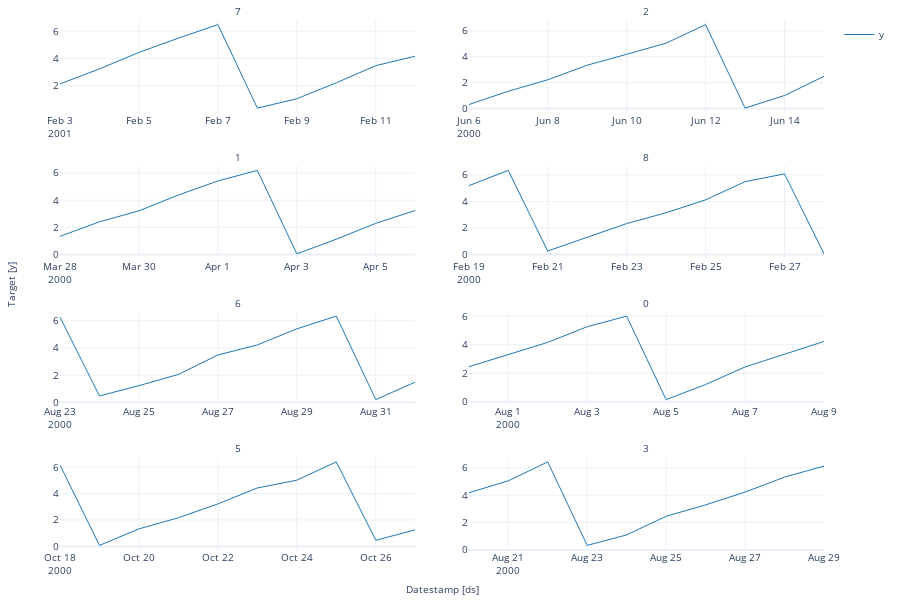

Notebook source saved alongside this figure:
### Code cell
#| hide
fig = StatsForecast.plot(panel_df, max_insample_length=10)
fig.show()

### Figure 1 — Plotly figure (JSON) as saved in the notebook; plotly's stock layout.template omitted (floating-point values rounded to 4 significant figures)
{"data": [{"legendgroup": "y", "line": {"color": "#1f77b4", "width": 1}, "mode": "lines", "name": "y", "showlegend": true, "type": "scatter", "x": ["2001-02-03T00:00:00", "2001-02-04T00:00:00", "2001-02-05T00:00:00", "2001-02-06T00:00:00", "2001-02-07T00:00:00", "2001-02-08T00:00:00", "2001-02-09T00:00:00", "2001-02-10T00:00:00", "2001-02-11T00:00:00", "2001-02-12T00:00:00"], "xaxis": "x", "y": [2.151, 3.248, 4.449, 5.494, 6.479, 0.3852, 1.068, 2.234, 3.484, 4.177], "yaxis": "y"}, {"legendgroup": "y", "line": {"color": "#1f77b4", "width": 1}, "mode": "lines", "name": "y", "showlegend": false, "type": "scatter", "x": ["2000-06-06T00:00:00", "2000-06-07T00:00:00", "2000-06-08T00:00:00", "2000-06-09T00:00:00", "2000-06-10T00:00:00", "2000-06-11T00:00:00", "2000-06-12T00:00:00", "2000-06-13T00:00:00", "2000-06-14T00:00:00", "2000-06-15T00:00:00"], "xaxis": "x2", "y": [0.3059, 1.336, 2.224, 3.348, 4.189, 5.05, 6.48, 0.03622, 1.01, 2.49], "yaxis": "y2"}, {"legendgroup": "y", "line": {"color": "#1f77b4", "width": 1}, "mode": "lines", "name": "y", "showlegend": false, "type": "scatter", "x": ["2000-03-28T00:00:00", "2000-03-29T00:00:00", "2000-03-30T00:00:00", "2000-03-31T00:00:00", "2000-04-01T00:00:00", "2000-04-02T00:00:00", "2000-04-03T00:00:00", "2000-04-04T00:00:00", "2000-04-05T00:00:00", "2000-04-06T00:00:00"], "xaxis": "x3", "y": [1.339, 2.405, 3.216, 4.376, 5.415, 6.19, 0.04827, 1.128, 2.296, 3.238], "yaxis": "y3"}, {"legendgroup": "y", "line": {"color": "#1f77b4", "width": 1}, "mode": "lines", "name": "y", "showlegend": false, "type": "scatter", "x": ["2000-02-19T00:00:00", "2000-02-20T00:00:00", "2000-02-21T00:00:00", "2000-02-22T00:00:00", "2000-02-23T00:00:00", "2000-02-24T00:00:00", "2000-02-25T00:00:00", "2000-02-26T00:00:00", "2000-02-27T00:00:00", "2000-02-28T00:00:00"], "xaxis": "x4", "y": [5.177, 6.334, 0.2544, 1.26, 2.324, 3.138, 4.11, 5.484, 6.069, 0.0405], "yaxis": "y4"}, {"legendgroup": "y", "line": {"color": "#1f77b4", "width": 1}, "mode": "lines", "name": "y", "showlegend": false, "type": "scatter", "x": ["2000-08-23T00:00:00", "2000-08-24T00:00:00", "2000-08-25T00:00:00", "2000-08-26T00:00:00", "2000-08-27T00:00:00", "2000-08-28T00:00:00", "2000-08-29T00:00:00", "2000-08-30T00:00:00", "2000-08-31T00:00:00", "2000-09-01T00:00:00"], "xaxis": "x5", "y": [6.269, 0.4728, 1.231, 2.055, 3.484, 4.226, 5.408, 6.341, 0.2029, 1.491], "yaxis": "y5"}, {"legendgroup": "y", "line": {"color": "#1f77b4", "width": 1}, "mode": "lines", "name": "y", "showlegend": false, "type": "scatter", "x": ["2000-07-31T00:00:00", "2000-08-01T00:00:00", "2000-08-02T00:00:00", "2000-08-03T00:00:00", "2000-08-04T00:00:00", "2000-08-05T00:00:00", "2000-08-06T00:00:00", "2000-08-07T00:00:00", "2000-08-08T00:00:00", "2000-08-09T00:00:00"], "xaxis": "x6", "y": [2.452, 3.323, 4.162, 5.26, 6.0, 0.1559, 1.213, 2.443, 3.34, 4.228], "yaxis": "y6"}, {"legendgroup": "y", "line": {"color": "#1f77b4", "width": 1}, "mode": "lines", "name": "y", "showlegend": false, "type": "scatter", "x": ["2000-10-18T00:00:00", "2000-10-19T00:00:00", "2000-10-20T00:00:00", "2000-10-21T00:00:00", "2000-10-22T00:00:00", "2000-10-23T00:00:00", "2000-10-24T00:00:00", "2000-10-25T00:00:00", "2000-10-26T00:00:00", "2000-10-27T00:00:00"], "xaxis": "x7", "y": [6.156, 0.07805, 1.326, 2.169, 3.215, 4.425, 5.011, 6.397, 0.4621, 1.253], "yaxis": "y7"}, {"legendgroup": "y", "line": {"color": "#1f77b4", "width": 1}, "mode": "lines", "name": "y", "showlegend": false, "type": "scatter", "x": ["2000-08-20T00:00:00", "2000-08-21T00:00:00", "2000-08-22T00:00:00", "2000-08-23T00:00:00", "2000-08-24T00:00:00", "2000-08-25T00:00:00", "2000-08-26T00:00:00", "2000-08-27T00:00:00", "2000-08-28T00:00:00", "2000-08-29T00:00:00"], "xaxis": "x8", "y": [4.175, 5.048, 6.436, 0.3338, 1.096, 2.459, 3.29, 4.228, 5.321, 6.127], "yaxis": "y8"}], "layout": {"annotations": [{"font": {"size": 10}, "showarrow": false, "text": "7", "x": 0.2325, "xanchor": "center", "xref": "paper", "y": 1, "yanchor": "bottom", "yref": "paper"}, {"font": {"size": 10}, "showarrow": false, "text": "2", "x": 0.7675, "xanchor": "center", "xref": "paper", "y": 1, "yanchor": "bottom", "yref": "paper"}, {"font": {"size": 10}, "showarrow": false, "text": "1", "x": 0.2325, "xanchor": "center", "xref": "paper", "y": 0.725, "yanchor": "bottom", "yref": "paper"}, {"font": {"size": 10}, "showarrow": false, "text": "8", "x": 0.7675, "xanchor": "center", "xref": "paper", "y": 0.725, "yanchor": "bottom", "yref": "paper"}, {"font": {"size": 10}, "showarrow": false, "text": "6", "x": 0.2325, "xanchor": "center", "xref": "paper", "y": 0.45, "yanchor": "bottom", "yref": "paper"}, {"font": {"size": 10}, "showarrow": false, "text": "0", "x": 0.7675, "xanchor": "center", "xref": "paper", "y": 0.45, "yanchor": "bottom", "yref": "paper"}, {"font": {"size": 10}, "showarrow": false, "text": "5", "x": 0.2325, "xanchor": "center", "xref": "paper", "y": 0.175, "yanchor": "bottom", "yref": "paper"}, {"font": {"size": 10}, "showarrow": false, "text": "3", "x": 0.7675, "xanchor": "center", "xref": "paper", "y": 0.175, "yanchor": "bottom", "yref": "paper"}, {"font": {"size": 10}, "showarrow": false, "text": "Datestamp [ds]", "x": 0.5, "xanchor": "center", "xref": "paper", "y": 0, "yanchor": "top", "yref": "paper", "yshift": -30}, {"font": {"size": 10}, "showarrow": false, "text": "Target [y]", "textangle": -90, "x": 0, "xanchor": "right", "xref": "paper", "xshift": -40, "y": 0.5, "yanchor": "middle", "yref": "paper"}], "autosize": true, "font": {"size": 10}, "height": 600, "margin": {"b": 50, "l": 60, "r": 10, "t": 20}, "xaxis": {"anchor": "y", "domain": [0, 0.465], "showticklabels": true, "visible": true}, "xaxis2": {"anchor": "y2", "domain": [0.535, 1.0], "showticklabels": true, "visible": true}, "xaxis3": {"anchor": "y3", "domain": [0, 0.465], "showticklabels": true, "visible": true}, "xaxis4": {"anchor": "y4", "domain": [0.535, 1.0], "showticklabels": true, "visible": true}, "xaxis5": {"anchor": "y5", "domain": [0, 0.465], "showticklabels": true, "visible": true}, "xaxis6": {"anchor": "y6", "domain": [0.535, 1.0], "showticklabels": true, "visible": true}, "xaxis7": {"anchor": "y7", "domain": [0, 0.465], "showticklabels": true, "visible": true}, "xaxis8": {"anchor": "y8", "domain": [0.535, 1.0], "showticklabels": true, "visible": true}, "yaxis": {"anchor": "x", "domain": [0.825, 1]}, "yaxis2": {"anchor": "x2", "domain": [0.825, 1]}, "yaxis3": {"anchor": "x3", "domain": [0.55, 0.725]}, "yaxis4": {"anchor": "x4", "domain": [0.55, 0.725]}, "yaxis5": {"anchor": "x5", "domain": [0.275, 0.45]}, "yaxis6": {"anchor": "x6", "domain": [0.275, 0.45]}, "yaxis7": {"anchor": "x7", "domain": [0, 0.175]}, "yaxis8": {"anchor": "x8", "domain": [0, 0.175]}}}
